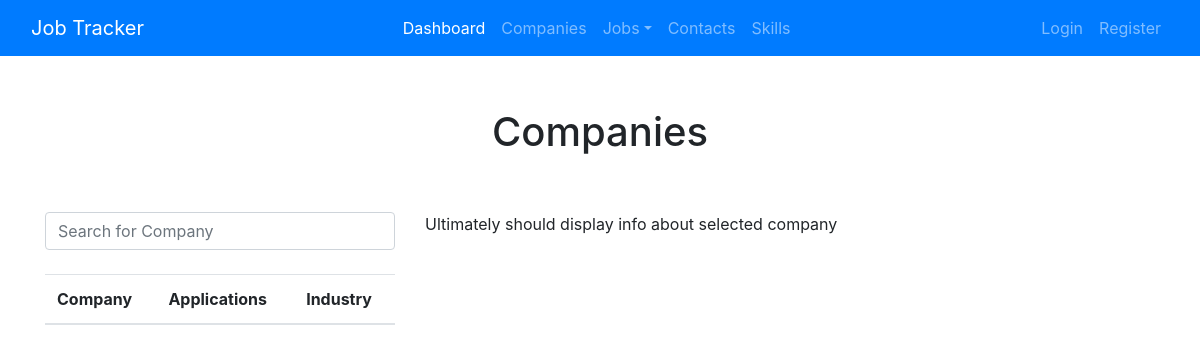
/companies/, run on an earlier commit of the app's database.
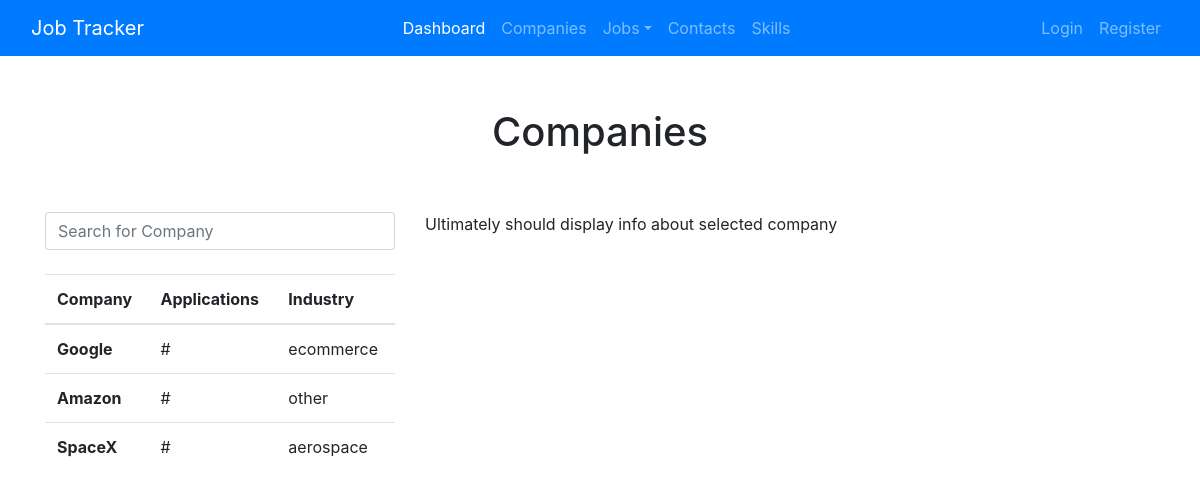
And on a later commit of the database.
### jobs/models.py (models this page shows, shortened)
class Company(models.Model):
	INDUSTRY_CHOICES = [
		('tech', 'Tech'),
		('ecommerce', 'Ecommerce'),
		('healthcare', 'Healthcare'),
		('pharma', 'Pharmaceutical'),
		('aerospace', 'Aerospace'),
		('fintech', 'FinTech'),
		('nonprofit', 'Nonprofit'),
		('defense', 'Defense'),
		('other', 'Other'),
	]
	user = models.ForeignKey(
		User,
		on_delete=models.CASCADE,
		default=1)
	name = models.CharField(max_length=100)
	careers_url = models.URLField(max_length=300, null=True)
	industry = models.CharField(choices=INDUSTRY_CHOICES, max_length=100, null=True)

### jobs/views.py (the view)
# urls.py: path('companies/', CompanyListView.as_view(extra_context={'title': 'Companies'}), name='jobs-companies'),
class CompanyListView(ListView):
    model = Company
    template_name = 'jobs/companies.html'
    context_object_name = 'companies'

### jobs/templates/jobs/companies.html (shortened to what this page needs)
{% extends "jobs/base.html" %}
{% block content %}
	<div class="container p-5">
		<h1 class="text-center">Companies</h1>
	</div>
	<div class="row">
		<div class="col-4">
			<input class="form-control" id="companySearch" type="text" placeholder="Search for Company">
  			<br>
			<table class="table table-hover">
				<thead>
					<tr>
						<th scope="col">Company</th>
						<th scope="col">Applications</th>
						<th scope="col">Industry</th>
					</tr>
				</thead>
				<tbody id="companyTable">
					{% for company in companies %}
					<tr class="make-row-clickable" data-link="{% url 'jobs-company-detail' company.id %}">
						<th scope="row">{{ company.name }}</th>
						<td>#</td>
						<td>{{ company.industry }}</td>
					</tr>
					{% endfor %}
				</tbody>
			</table>
		</div>
		<div class="col-7 md">
			<p>Ultimately should display info about selected company</p>
		</div>
	</div>
{% endblock content %}

What changed in the data, as far as the page shows it:
added Company: name "Google", industry "ecommerce"
added Company: name "Amazon", industry "other"
added Company: name "SpaceX", industry "aerospace"
